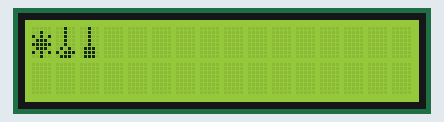
The sketch below on a simulated Arduino Uno, built with avr-gcc and run on an emulated ATmega328P. Parts: 16×2 character LCD.

Above: at 0.1 s.

The sketch:

carpers.ino
```cpp
#include <LiquidCrystal.h>
LiquidCrystal lcd(12, 11, 5, 4, 3, 2);
const int rows=2;
const int cols=16;
byte glyphs[8][8]={
  {B00000, B00100, B10101, B01110, B11111, B01110, B10101, B00100},
  {B00100, B00100, B00100, B00100, B00100, B01010, B10111, B01110},
{B00100, B00100, B00100, B00100, B00100, B01110, B01110, B01110}};
  void setup(){
    lcd.begin(cols,rows);
    for(int i=0; i <3; i++)
    lcd.createChar(i,glyphs[i]);
    lcd.clear();}
    void loop(){
      for (byte i=0; i<3; i++)
      lcd.write(i);
      delay (5000);
      lcd.clear();
    }
```
